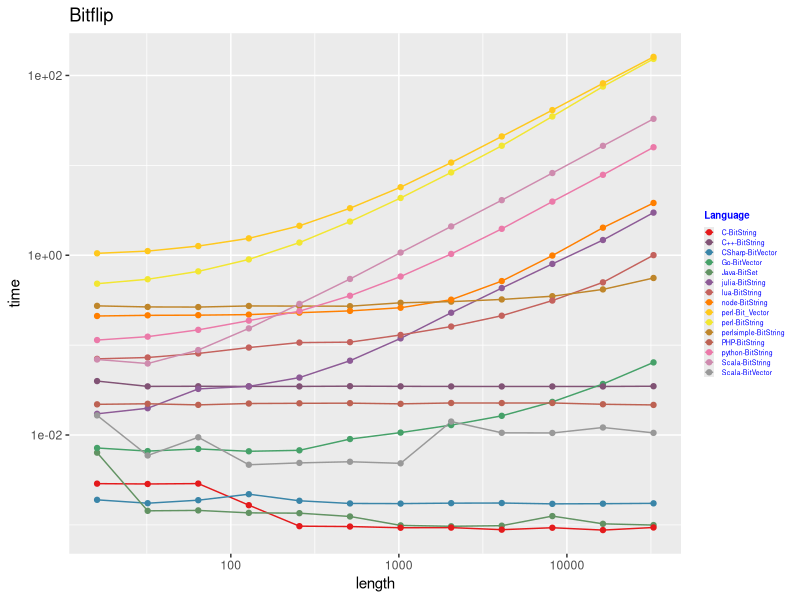
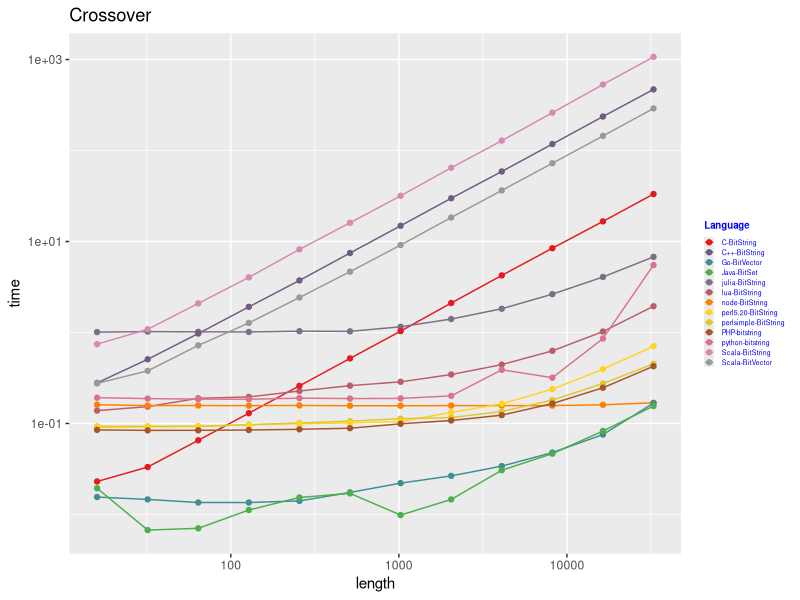
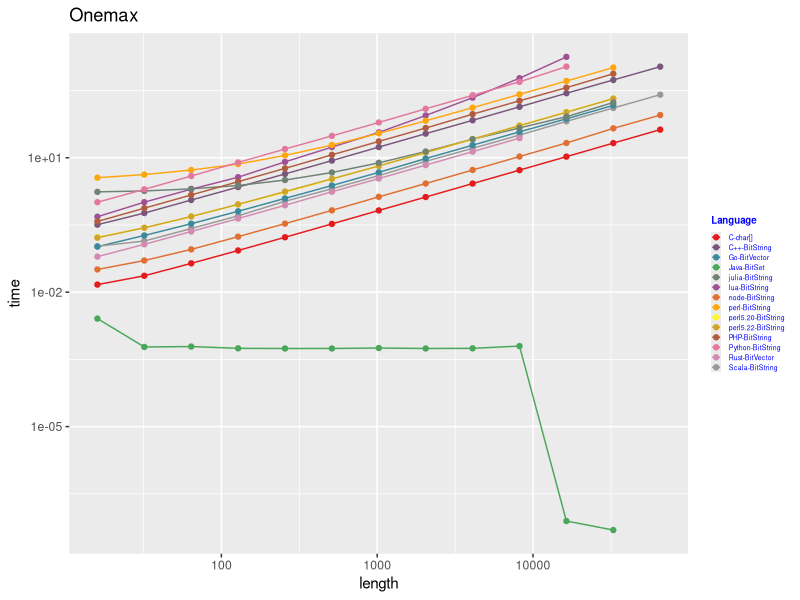
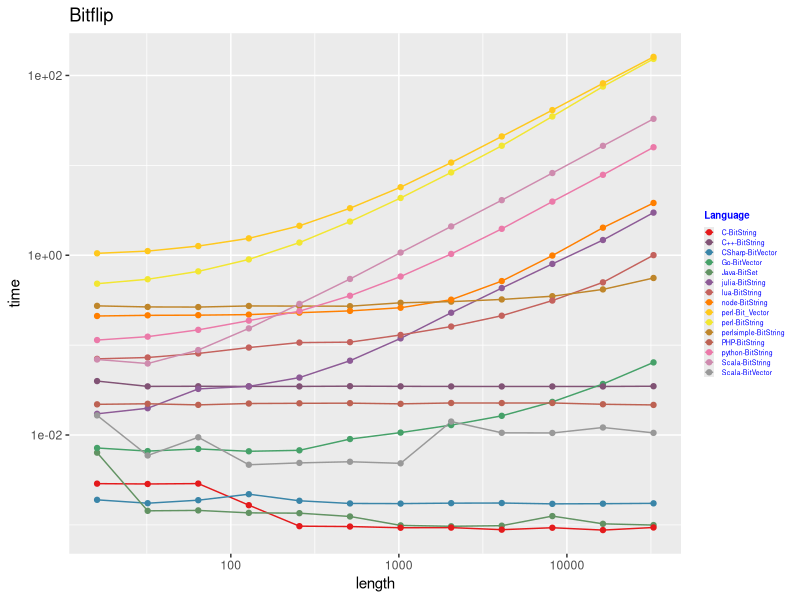
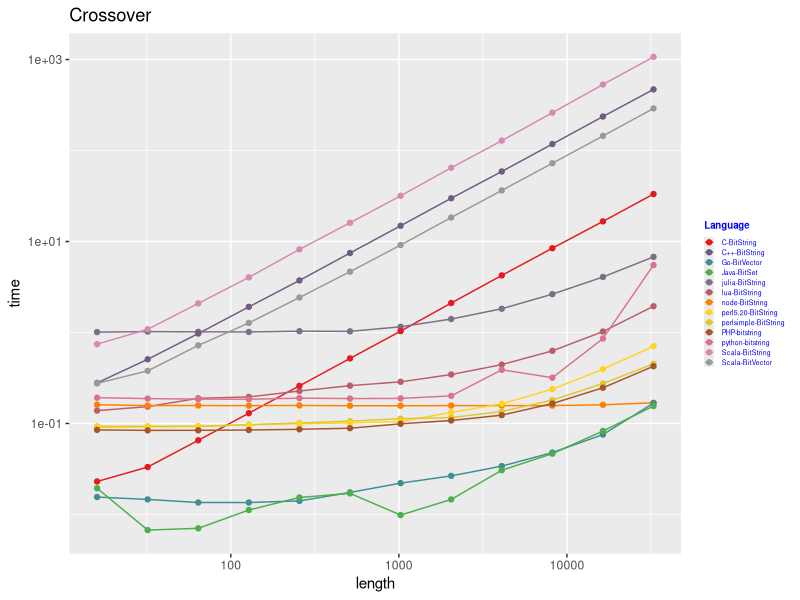
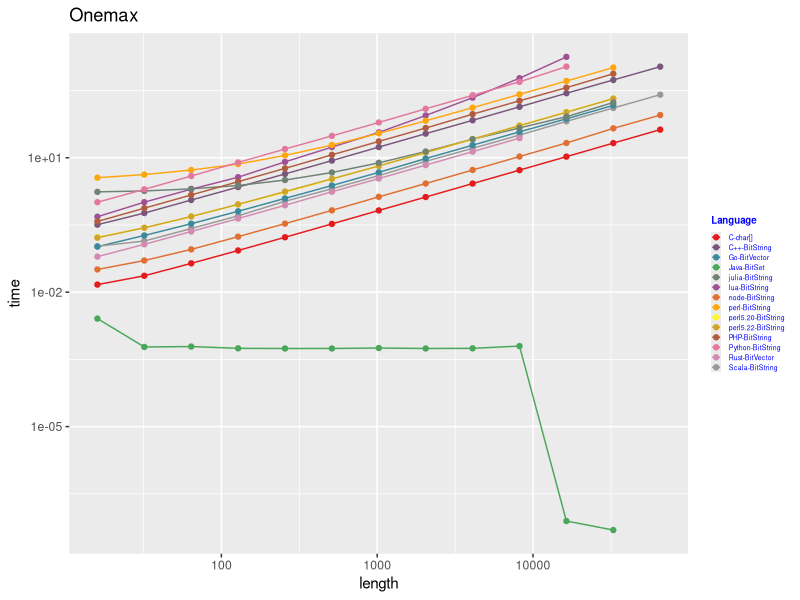

Recreate these plots in R, in order.
## ----setup, cache=FALSE,echo=FALSE---------------------------------------
library("ggplot2")
library(RColorBrewer)
library("dplyr")

# Load files
measures.bf <- read.csv('measures-bitflip.csv')
measures.xo <- read.csv('measures-xover.csv')
measures.mo <- read.csv('measures-maxones.csv')
# measures.bf <- measures.bf %>% group_by(length) %>% mutate(NORM = normalit(time))

## ----results-bf, cache=FALSE,echo=FALSE----------------------------------

colourCount = length(unique(measures.bf$languagerepresentation))
getPalette = colorRampPalette(brewer.pal(9, "Set1"))
ggplot(measures.bf,aes(x=length,y=time,colour=factor(languagerepresentation)))+ geom_line() + geom_point() +  ggtitle("Bitflip")+scale_y_log10()+scale_x_log10()+scale_color_manual(name='Language',values=getPalette(colourCount))+ theme(legend.title = element_text(colour="blue", size=7, face="bold"))+ theme(legend.text = element_text(colour="blue", size=5))+ guides(col = guide_legend(keyheight=0.5,keywidth=0.5))
ggsave("bitflip.png",height=3,width=5.33)

## ----results-xo, cache=FALSE,echo=FALSE----------------------------------
colourCount = length(unique(measures.xo$languagerepresentation))
ggplot(measures.xo,aes(x=length,y=time,colour=factor(languagerepresentation)))+ geom_line() + geom_point() +  ggtitle("Crossover")+scale_y_log10()+scale_x_log10()+scale_color_manual(name='Language',values=getPalette(colourCount))+ theme(legend.title = element_text(colour="blue", size=7, face="bold"))+ theme(legend.text = element_text(colour="blue", size=5))+ guides(col = guide_legend(keyheight=0.5,keywidth=0.5))
ggsave("xover.png",height=3,width=5.33)


## ----results-mo, cache=FALSE,echo=FALSE----------------------------------
colourCount = length(unique(measures.mo$languagerepresentation))
ggplot(measures.mo,aes(x=length,y=time,colour=factor(languagerepresentation)))+ geom_line() + geom_point() +  ggtitle("Onemax")+scale_y_log10()+scale_x_log10()+scale_color_manual(name='Language',values=getPalette(colourCount))+ theme(legend.title = element_text(colour="blue", size=7, face="bold"))+ theme(legend.text = element_text(colour="blue", size=5))+ guides(col = guide_legend(keyheight=0.5,keywidth=0.5))
ggsave("maxones.png",height=3,width=5.33)


